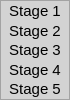
          <widget class="QFrame" name="frame_12">
           <property name="minimumSize">
            <size>
             <width>70</width>
             <height>0</height>
            </size>
           </property>
           <property name="maximumSize">
            <size>
             <width>70</width>
             <height>16777215</height>
            </size>
           </property>
           <property name="palette">
            <palette>
             <active>
              <colorrole role="Base">
               <brush brushstyle="SolidPattern">
                <color alpha="255">
                 <red>255</red>
                 <green>255</green>
                 <blue>255</blue>
                </color>
               </brush>
              </colorrole>
              <colorrole role="Window">
               <brush brushstyle="SolidPattern">
                <color alpha="255">
                 <red>211</red>
                 <green>211</green>
                 <blue>211</blue>
                </color>
               </brush>
              </colorrole>
             </active>
             <inactive>
              <colorrole role="Base">
               <brush brushstyle="SolidPattern">
                <color alpha="255">
                 <red>255</red>
                 <green>255</green>
                 <blue>255</blue>
                </color>
               </brush>
              </colorrole>
              <colorrole role="Window">
               <brush brushstyle="SolidPattern">
                <color alpha="255">
                 <red>211</red>
                 <green>211</green>
                 <blue>211</blue>
                </color>
               </brush>
              </colorrole>
             </inactive>
             <disabled>
              <colorrole role="Base">
               <brush brushstyle="SolidPattern">
                <color alpha="255">
                 <red>211</red>
                 <green>211</green>
                 <blue>211</blue>
                </color>
               </brush>
              </colorrole>
              <colorrole role="Window">
               <brush brushstyle="SolidPattern">
                <color alpha="255">
                 <red>211</red>
                 <green>211</green>
                 <blue>211</blue>
                </color>
               </brush>
              </colorrole>
             </disabled>
            </palette>
           </property>
           <property name="font">
            <font>
             <family>Cantarell</family>
             <pointsize>11</pointsize>
            </font>
           </property>
           <property name="autoFillBackground">
            <bool>true</bool>
           </property>
           <property name="frameShape">
            <enum>QFrame::StyledPanel</enum>
           </property>
           <property name="frameShadow">
            <enum>QFrame::Raised</enum>
           </property>
           <layout class="QVBoxLayout" name="verticalLayout_5">
            <property name="spacing">
             <number>0</number>
            </property>
            <property name="leftMargin">
             <number>0</number>
            </property>
            <property name="topMargin">
             <number>0</number>
            </property>
            <property name="rightMargin">
             <number>0</number>
            </property>
            <property name="bottomMargin">
             <number>0</number>
            </property>
            <item>
             <widget class="QLabel" name="label_130">
              <property name="font">
               <font>
                <family>Cantarell</family>
                <pointsize>11</pointsize>
               </font>
              </property>
              <property name="text">
               <string>Stage 1</string>
              </property>
              <property name="alignment">
               <set>Qt::AlignCenter</set>
              </property>
             </widget>
            </item>
            <item>
             <widget class="QLabel" name="label_131">
              <property name="font">
               <font>
                <family>Cantarell</family>
                <pointsize>11</pointsize>
               </font>
              </property>
              <property name="text">
               <string>Stage 2</string>
              </property>
              <property name="alignment">
               <set>Qt::AlignCenter</set>
              </property>
             </widget>
            </item>
            <item>
             <widget class="QLabel" name="label_132">
              <property name="font">
               <font>
                <family>Cantarell</family>
                <pointsize>11</pointsize>
               </font>
              </property>
              <property name="text">
               <string>Stage 3</string>
              </property>
              <property name="alignment">
               <set>Qt::AlignCenter</set>
              </property>
             </widget>
            </item>
            <item>
             <widget class="QLabel" name="label_133">
              <property name="font">
               <font>
                <family>Cantarell</family>
                <pointsize>11</pointsize>
               </font>
              </property>
              <property name="text">
               <string>Stage 4</string>
              </property>
              <property name="alignment">
               <set>Qt::AlignCenter</set>
              </property>
             </widget>
            </item>
            <item>
             <widget class="QLabel" name="label_134">
              <property name="font">
               <font>
                <family>Cantarell</family>
                <pointsize>11</pointsize>
               </font>
              </property>
              <property name="text">
               <string>Stage 5</string>
              </property>
              <property name="alignment">
               <set>Qt::AlignCenter</set>
              </property>
             </widget>
            </item>
           </layout>
          </widget>
